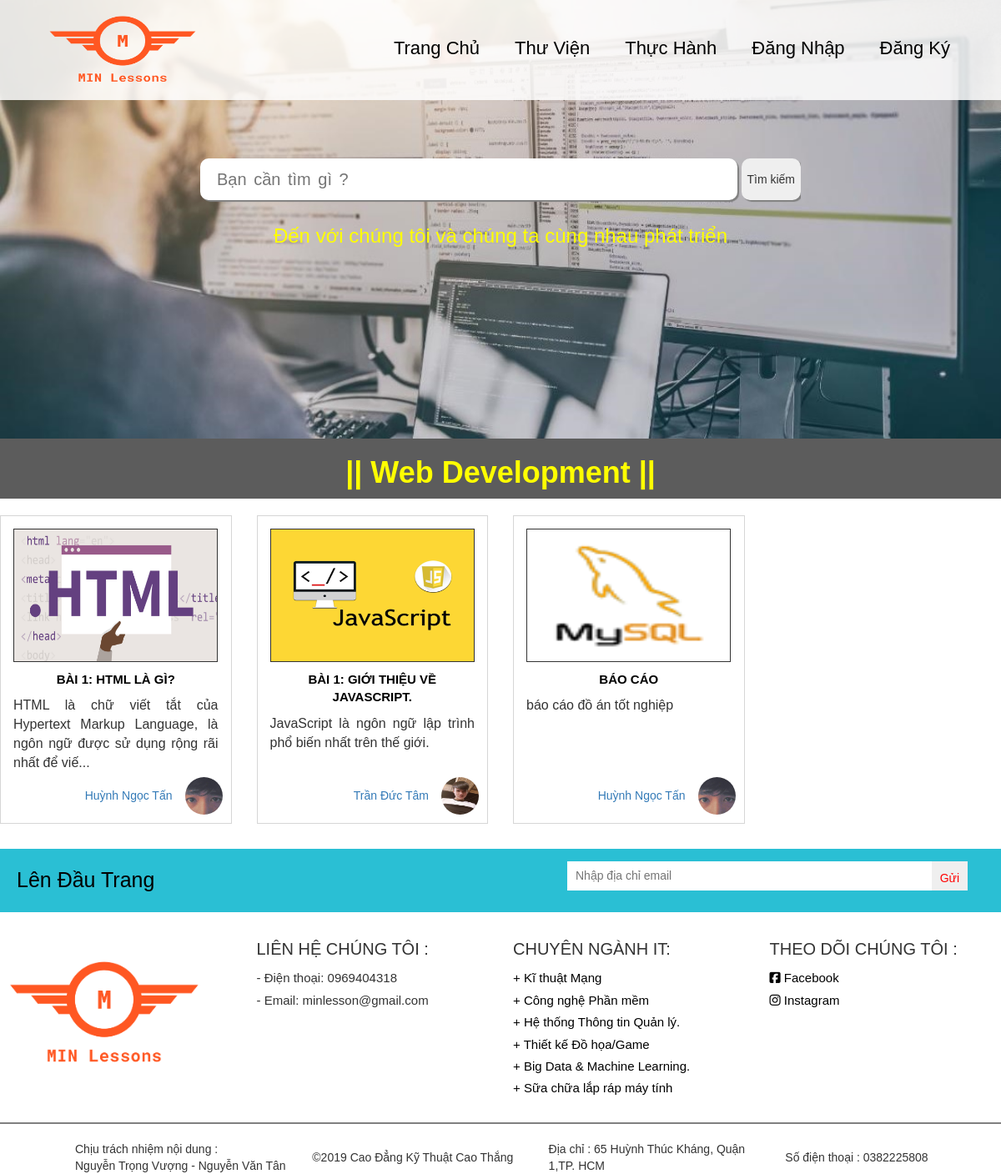
Screenshot of /library_list.php?baigiang_lists=1 with the database file from the repository.
### tables this page shows
CREATE TABLE `table_danhmuc_lv1` (
  `id` int(11) NOT NULL,
  `ten` varchar(255) DEFAULT NULL,
  `photo` varchar(255) DEFAULT NULL,
  `trangthai` int(11) NOT NULL
);

CREATE TABLE `table_baigiang` (
  `id` int(11) NOT NULL,
  `id_thanhvien` int(11) NOT NULL,
  `id_danhmuc_lv1` int(11) NOT NULL,
  `id_danhmuc_lv2` int(11) NOT NULL,
  `ten_baigiang` varchar(255) NOT NULL,
  `mota` text NOT NULL,
  `noidung` text NOT NULL,
  `photo` varchar(255) NOT NULL,
  `trangthai` int(11) NOT NULL
);

CREATE TABLE `table_thanhvien` (
  `id` int(11) NOT NULL,
  `id_quyen` int(11) NOT NULL,
  `ten` varchar(255) NOT NULL,
  `email` varchar(255) NOT NULL,
  `matkhau` varchar(255) NOT NULL,
  `dienthoai` varchar(255) NOT NULL,
  `ngaysinh` date NOT NULL,
  `gioitinh` varchar(255) NOT NULL,
  `diachi` text NOT NULL,
  `photo` varchar(255) NOT NULL,
  `mota` text NOT NULL,
  `noibat` int(11) NOT NULL,
  `trangthai` int(11) NOT NULL
);

CREATE TABLE `table_setting` (
  `id` int(11) NOT NULL,
  `dienthoai` varchar(255) NOT NULL,
  `dienthoai2` varchar(255) NOT NULL,
  `email` varchar(255) NOT NULL,
  `diachi` varchar(255) NOT NULL,
  `instagram` varchar(255) NOT NULL,
  `facebook` varchar(255) NOT NULL,
  `trangthai` int(11) NOT NULL
);

CREATE TABLE `table_tieuchi` (
  `id` int(11) NOT NULL,
  `ten` varchar(255) NOT NULL,
  `mota` varchar(255) NOT NULL,
  `photo` varchar(255) NOT NULL,
  `noidung` text,
  `trangthai` int(11) NOT NULL
);

### database/loadDataIndex.php (called while the page is built, shortened)
<?php
if (!$conn) {
	die("Kết nối thất bại: " . mysqli_connect_error());
}else{
	$sql = "select * from table_danhmuc_lv1 where trangthai = 1";
	$list = $conn->query($sql);
	$sql = "select * from table_tieuchi where trangthai = 1";
	$tieuchi = $conn->query($sql);
	$sql = "select * from table_setting";
	$cauhinhchung = $conn->query($sql);
	$row_setting = $cauhinhchung->fetch_assoc();
}
?>

### library_list.php (the view, shortened to what this page needs)
<!DOCTYPE html>
<html lang="en">
<?php include 'database/config.php'; ?>
<?php include 'database/loadDataIndex.php'; ?>
<head>
    <link rel="stylesheet" href="https://use.fontawesome.com/releases/v5.8.2/css/all.css"
>
    <link rel="stylesheet" href="scss/all.css">
    <link rel="stylesheet" href="scss/library.css">
    <link rel="stylesheet" href="https://maxcdn.bootstrapcdn.com/bootstrap/3.3.5/css/bootstrap.min.css">
</head>
<body>
    <?php include 'element/header.php'; ?>
    <?php if(isset($_GET['baigiang_lists'])){ ?>
        <?php
        $sql = "select * from table_danhmuc_lv1 where id='".$_GET['baigiang_lists']."'";
        $list_lv1 = $conn->query($sql);
        foreach ($list_lv1 as $key => $value) {
            $sql = "select * from table_baigiang where id_danhmuc_lv1 = '".$value['id']."' and trangthai = 1";
            $baigiang_list = $conn->query($sql);
            ?>
            <div class="library">
                <h1>|| <?=$value['ten']?> ||</h1>
            </div>
            <main class="main">
                <div class="inner_detail">
                    <div class="field">
                        <div class="essay">
                            <?php foreach ($baigiang_list as $k => $v) {
                                $sql = "select * from table_thanhvien where id='".$v['id_thanhvien']."'";
                                $thanhvien = $conn->query($sql);
                                ?>
                                <div class="box_essay1">
                                    <div class="img_baigiang1">
                                        <img src="upload/baigiang/<?=$v['photo']?>">
                                    </div>
                                    <div class="name_baigiang">
                                        <a href="library_details.php?baigiang_details=<?= $v['id'] ?>" class="title"><?=$v['ten_baigiang']?></a>
                                    </div>
                                    <div class="mota_baigiang"><p class="content-essay"><?=mysubstr(($v['mota']),100)?></p></div>
                                    <?php foreach ($thanhvien as $k1 => $v1) { ?>
                                        <div class="img_giaovien">
                                            <div class="name_gv"><a href="#"><?=$v1['ten']?></a></div>
                                            <div class="img_gv"><img src="upload/thanhvien/<?=$v1['photo']?>" width = "45px" height = "45px"></div>
                                        </div>
                                    <?php } ?>
                                </div>
                            <?php } ?>
                        </div>
                    </div>
                </div>
            </main>
        <?php } ?>
    <?php } ?>
    <?php include 'element/footer.php' ?>
    <?php
    function mysubstr($str,$limit=100){
      if(strlen($str)<=$limit) return $str;
      return mb_substr($str,0,$limit-3,'UTF-8').'...';
  } ?>
</body>
</html>

### element/footer.php (shortened to what this page needs)
<footer class="footer">
    <section class="contact">
        <a href="#">Lên Đầu Trang</a>
        <form>
            <input type="text" placeholder="Nhập địa chỉ email">
            <input type="submit" value="Gửi">
        </form>
    </section>
    <div class="wrapper">
        <div id="footer_logo" class="part"><a href="index.html"><img src="image/logo/logo_MIN_Lessons.png" width="90%"></a></div>
        <div class="part">
            <span>Liên hệ chúng tôi :</span>
            <ul>
                <li>- Điện thoại: <?=$row_setting['dienthoai']?></a></li>
                <li>- Email: <?=$row_setting['email']?></a></li>
            </ul>
        </div>
        <div class="part">
            <span>Chuyên ngành IT:</span>
            <ul>
                <?php foreach ($tieuchi as $key => $value) { ?>
                    <li><a href="tieuchi_details.php?tieuchi_details=<?=$value['id']?>">+ <?=$value['ten']?></a></li>
                <?php } ?>
            </ul>
        </div>
        <div class="part">
            <span>Theo dõi chúng tôi :</span>
            <ul>
                <li><a href="<?=$row_setting['facebook']?>"><i class="fab fa-facebook-square"></i> Facebook</a></li>
                <li><a href="<?=$row_setting['instagram']?>"><i class="fab fa-instagram"></i> Instagram</a></li>
            </ul>
        </div>
    </div>
    <hr>
    <div class="infomation">
        <table>
            <tr>
                <td id="r1">Chịu trách nhiệm nội dung :<br> Nguyễn Trọng Vượng - Nguyễn Văn Tân</td>
                <td id="r2">&copy;2019 Cao Đẳng Kỹ Thuật Cao Thắng</td>
                <td id="r1">Địa chỉ : <?=$row_setting['diachi']?></td>
                <td id="r1">Số điện thoại : <?=$row_setting['dienthoai2']?></td>
            </tr>
        </table>
    </div>
</footer>

### scss/all.css (style rules this page uses)
* { padding:0;margin:0;box-sizing:border-box; }
ul,li { padding:0;margin:0; }
a { text-decoration:none;cursor: pointer; }
body { font-family: medium-content-sans-serif-font, -apple-system, BlinkMacSystemFont, "Segoe UI", Roboto, Oxygen, Ubuntu, Cantarell, "Open Sans", "Helvetica Neue", sans-serif;font-size:13px;position:relative;box-sizing:border-box;overflow-y:scroll; }
body { margin: 0; }
* { -webkit-box-sizing: border-box;box-sizing: border-box;font-family: 'Gill Sans', 'Gill Sans MT', Calibri, 'Trebuchet MS', sans-serif; }
.footer { clear: both;width: 100%; }
.footer .contact { width:100%;padding: 20px;background-color: #2ABFD4;position: relative;overflow: hidden;display: flex;justify-content: space-between; }
.footer .contact a { color: #000000;font-size: 25px;text-decoration: none;display: inline-block;width: 40%; }
.footer .contact form input { position: absolute;height: 35px;top:15px;border: none;color: red;right: 30px;-webkit-box-pack: center;-ms-flex-pack: center;justify-content: center;padding: 10px;margin-right: 10px; }
.footer .contact form input[type=text] { width: 40%; }
.footer .wrapper { display: -ms-flexbox;-ms-flex-wrap: nowrap;width: 100%; }
.footer .wrapper .part { width: calc(100% / 4 - 90px / 4);float: left;margin-right: 30px;font-size: 20px;padding-top:30px; }
.footer .wrapper .part:nth-child(4n) { margin-right: 0; }
.footer .wrapper .part a { text-decoration: none;color: #000000;font-size: 15px; }
.footer .wrapper .part ul { list-style: none;padding-top: 10px; }
.footer hr { border: 1px solid gray; }
.footer .infomation { padding-left: 5%;width: 100%; }
.footer .infomation td { padding-left: 30px;width: 320px; }
.part ul li { font-size: 15px;margin-bottom: 5px; }
.part span { text-transform: uppercase; }

### scss/library.css (style rules this page uses)
a { text-decoration: none; }
.main .field .essay { width: 100%; display: -ms-flexbox; margin-top: 20px; }
.library { text-align: center;background: #000000a3;padding: 1px 0;margin-bottom: 15px; }
.library h1 { font-weight: bold;color: #ff0; }
.content-essay { margin: 10px 0;font-size: 16px;text-align: justify; }
.inner_detail { width: 1200px;margin:0 auto; }
.img_giaovien { overflow: auto; }
.box_essay1 { width: calc(100% / 4 - 90px / 4);margin-right: 30px;float: left;margin-bottom: 30px;border: 1px solid #3333;padding: 15px;height: 370px;position: relative;text-align: center; }
.box_essay1:nth-child(4n+1) { clear: both; }
.img_baigiang1 img { width: 245px;height: 160px;border: 1px solid; }
.name_baigiang { padding-top: 10px; }
.mota_baigiang { ; }
.img_giaovien { height: 45px;position: absolute;right: 10px;bottom: 10px; }
.img_giaovien a { float:; }
.img_gv { width: 45px;height: 45px;float: left; }
.img_gv img { border-radius: 100%; }
.name_gv { float: left;line-height: 45px;margin-right: 15px; }
.name_baigiang a { font-size: 15px;color: #000000!important;text-transform: uppercase;font-weight: bold; }
.img_baigiang1 { text-align:center;overflow:hidden; }
.img_baigiang1 img { transition:0.7s; }

### rows the page displays
table_danhmuc_lv1: ten "Web Development"
table_baigiang: photo (picture), ten_baigiang "BÀI 1: HTML LÀ GÌ?", mota "HTML là chữ viết tắt của Hypertext Markup Language, là ngôn ngữ được sử dụng rộng rãi nhất để viế..."
table_thanhvien: ten "Huỳnh Ngọc Tấn", photo (picture)
table_baigiang: photo (picture), ten_baigiang "BÀI 1: GIỚI THIỆU VỀ JAVASCRIPT.", mota "JavaScript là ngôn ngữ lập trình phổ biến nhất trên thế giới."
table_thanhvien: ten "Trần Đức Tâm", photo (picture)
table_baigiang: photo (picture), ten_baigiang "BÁO CÁO", mota "báo cáo đồ án tốt nghiệp"
table_setting: dienthoai "0969404318", email "minlesson@gmail.com", diachi "65 Huỳnh Thúc Kháng, Quận 1,TP. HCM", dienthoai2 "0382225808"
table_tieuchi: ten "Kĩ thuật Mạng"
table_tieuchi: ten "Công nghệ Phần mềm"
table_tieuchi: ten "Hệ thống Thông tin Quản lý."
table_tieuchi: ten "Thiết kế Đồ họa/Game"
table_tieuchi: ten "Big Data & Machine Learning."
table_tieuchi: ten "Sữa chữa lắp ráp máy tính"
